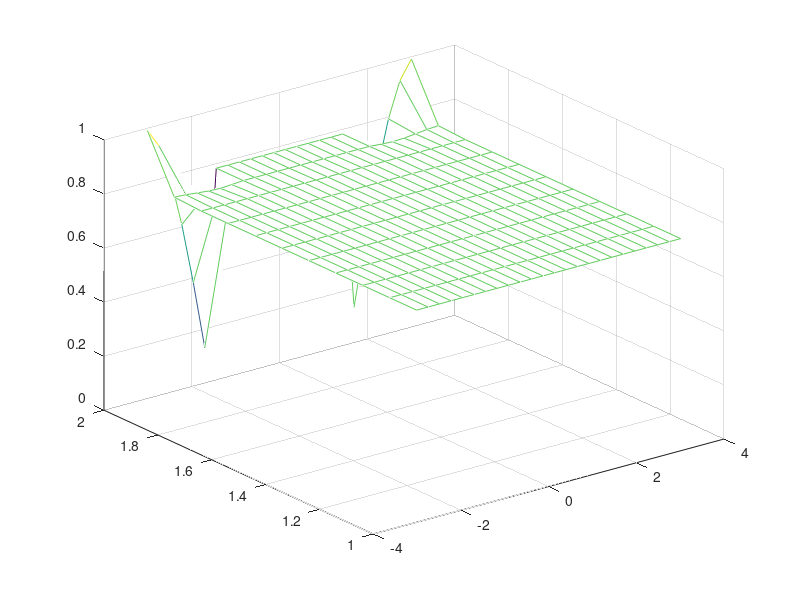

Write the MATLAB code that produced this figure. (Note: this script raises an error after producing the figure.)
function extrapo = LTE_annulus_reflective(ep_value,N_value)
global Nr Nt Na epsilon dt dr da theta0 rr

if nargin == 0
    ep_value = 8;
    N_value = 1;
end

Lr = 1; Nr = 10*N_value; dr = 1/Nr; r0 = 0:dr:Lr; r0 = r0 + 1;
Nt = 24; dt = 2*pi/Nt; theta0 = -pi+dt/2:dt:pi-dt/2;
Na = 12*N_value; da = 2*pi/Na; alpha0 = da/2:da:2*pi-da/2;
[rr,aa,tt] = meshgrid(r0,alpha0,theta0);

epsilon = 2^(-ep_value);

%% initial 
f = ones(size(rr));
data_pre = zeros(size(f));
for kt = 1:Nt
    cosT = cos(theta0(kt));
    if cosT<0
        data_pre(:,end,kt) = -cosT*ones(Na,1);
%         data_pre(:,end,kt) = ones(Na,1);
%     else
%         data_pre(:,1,kt) = cosT*ones(Na,1);
%         data_pre(:,1,kt) = ones(Na,1);
    end
end
data_pre = data_pre(:);

f = gmres(@MAB_multi,data_pre,250,1e-10);

f = reshape(f,Na,Nr+1,Nt);

fff = f(1,:,:);
fff = reshape(fff,Nr+1,Nt);
mesh(theta0,r0,fff);

extrapo = f(:,Nr/2,:); extrapo = reshape(extrapo,Na,Nt); extrapo = sum(sum(extrapo))/Na/Nt;
save(['annulus/reflective_ep',num2str(ep_value),'_',num2str(N_value),'.mat']);

handle_f = figure(1);
set(gca,'fontsize',20);
f_alpha = f(1,:,:); f_alpha = reshape(f_alpha,Nr+1,Nt);
mesh(f_alpha); title(['\epsilon = ',num2str(2^(-ep_value)),', Nr = ',num2str(10*N_value)],'fontsize',20);
print(gcf,'-depsc2',['annulus/reflective_ep',num2str(ep_value),'_',num2str(N_value),'.eps']);
close(handle_f);

% for kr = 1:Nr+1
%     f_r0 = f(:,kr,:);
%     f_r0 = reshape(f_r0,Na,Nt);
%     mesh(theta0,alpha0,f_r0); title([num2str(r0(kr))]);
%     xlabel('\theta'); ylabel('\alpha');%zlim([0.2 1]);
%     pause;
% end
end

function Mb = MAB_multi(p)
global epsilon Nr Nt Na da dr rr theta0
e = ones(Nt,1);
v = theta0(:);

p = reshape(p,Na,Nr+1,Nt);
Ap = zeros(size(p));
Rp = zeros(size(p));
BCp = zeros(size(p));
boundary_D = zeros(size(p));
boundary_C = zeros(size(p));

for kt = 1:Nt
    p_temp = p(:,:,kt);
    
    cosT = cos(v(kt));
	Rp_pre = (p_temp(:,2:end) - p_temp(:,1:end-1))/dr;
    if cosT<0
        Ap(:,1:Nr,kt) = ([p_temp(2:end,1:Nr);p_temp(1,1:Nr)] - [p_temp(end,1:Nr);p_temp(1:end-1,1:Nr)])/2/da;
        Ap(:,1:Nr,kt) = sin(v(kt))*Ap(:,1:Nr,kt);
        
        Rp(:,1:end-1,kt) = cos(v(kt))*Rp_pre;
        
        boundary_D(:,end,kt) = p(:,end,kt);
    else
        Ap(:,2:Nr+1,kt) = ([p_temp(2:end,2:Nr+1);p_temp(1,2:Nr+1)] - [p_temp(end,2:Nr+1);p_temp(1:end-1,2:Nr+1)])/2/da;
        Ap(:,2:Nr+1,kt) = sin(v(kt))*Ap(:,2:Nr+1,kt);
        
        Rp(:,2:end,kt) = cos(v(kt))*Rp_pre;
        
        if v(kt)<0
            boundary_C(1:Na,1,kt) = p(1:Na,1,kt) - p(end:-1:1,1,Nt/2+1-kt);
%             boundary_C(1:Na/2,1,kt) = p(1:Na/2,1,kt) - p(end:-1:Na/2+1,1,Nt/2+1-kt);
%             boundary_C(1:Na/2,1,kt) = ones(Na/2,1);
%             boundary_C(end:-1:Na/2+1,1,Nt/2+1-kt) = -ones(Na/2,1);
        else
            boundary_C(1:Na,1,kt) = p(1:Na,1,kt) - p(end:-1:1,1,3*Nt/2+1-kt);
%             boundary_C(1:Na/2,1,kt) = p(1:Na/2,1,kt) - p(end:-1:Na/2+1,1,Nt+1-kt);
%             boundary_C(1:Na/2,1,kt) = ones(Na/2,1);
%             boundary_C(end:-1:Na/2+1,1,Nt+1-kt) = -ones(Na/2,1);
        end
    end
end

for kr = 2:Nr
    for ka = 1:Na
        p_temp = p(ka,kr,:); p_temp = p_temp(:);
        BCp(ka,kr,:) = p_temp - e*e'*p_temp/Nt;
    end
end

Mb = Ap./rr + Rp + BCp/epsilon + boundary_D + boundary_C;
% Mb = Ap + Rp + BCp/epsilon + boundary_D + boundary_C;
% Mb = Rp + BCp/epsilon + boundary_D + boundary_C;

Mb = Mb(:);

end

